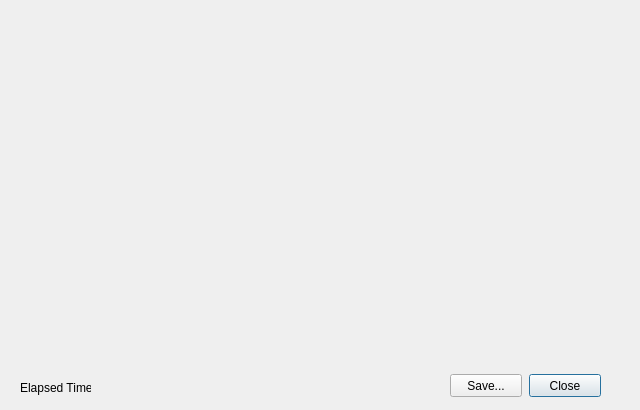
<?xml version="1.0" encoding="UTF-8"?>
<ui version="4.0">
 <class>RenderViewer</class>
 <widget class="QDialog" name="RenderViewer">
  <property name="windowModality">
   <enum>Qt::WindowModal</enum>
  </property>
  <property name="geometry">
   <rect>
    <x>0</x>
    <y>0</y>
    <width>640</width>
    <height>410</height>
   </rect>
  </property>
  <property name="minimumSize">
   <size>
    <width>640</width>
    <height>410</height>
   </size>
  </property>
  <property name="maximumSize">
   <size>
    <width>640</width>
    <height>410</height>
   </size>
  </property>
  <property name="windowTitle">
   <string>Render Viewer</string>
  </property>
  <property name="modal">
   <bool>true</bool>
  </property>
  <widget class="QLabel" name="imageViewer">
   <property name="geometry">
    <rect>
     <x>0</x>
     <y>0</y>
     <width>640</width>
     <height>360</height>
    </rect>
   </property>
   <property name="minimumSize">
    <size>
     <width>640</width>
     <height>360</height>
    </size>
   </property>
   <property name="maximumSize">
    <size>
     <width>640</width>
     <height>360</height>
    </size>
   </property>
   <property name="text">
    <string/>
   </property>
   <property name="scaledContents">
    <bool>true</bool>
   </property>
  </widget>
  <widget class="QPushButton" name="closeButton">
   <property name="geometry">
    <rect>
     <x>529</x>
     <y>374</y>
     <width>72</width>
     <height>23</height>
    </rect>
   </property>
   <property name="text">
    <string>Close</string>
   </property>
  </widget>
  <widget class="QPushButton" name="saveButton">
   <property name="geometry">
    <rect>
     <x>450</x>
     <y>374</y>
     <width>72</width>
     <height>23</height>
    </rect>
   </property>
   <property name="text">
    <string>Save...</string>
   </property>
  </widget>
  <widget class="QLabel" name="elapsedTimeLabel">
   <property name="geometry">
    <rect>
     <x>20</x>
     <y>380</y>
     <width>71</width>
     <height>16</height>
    </rect>
   </property>
   <property name="text">
    <string>Elapsed Time:</string>
   </property>
  </widget>
  <widget class="QLabel" name="elapsedTimeValue">
   <property name="geometry">
    <rect>
     <x>100</x>
     <y>380</y>
     <width>101</width>
     <height>16</height>
    </rect>
   </property>
   <property name="font">
    <font>
     <weight>75</weight>
     <bold>true</bold>
    </font>
   </property>
   <property name="text">
    <string/>
   </property>
  </widget>
 </widget>
 <resources/>
 <connections>
  <connection>
   <sender>saveButton</sender>
   <signal>clicked()</signal>
   <receiver>RenderViewer</receiver>
   <slot>saveRender()</slot>
   <hints>
    <hint type="sourcelabel">
     <x>502</x>
     <y>405</y>
    </hint>
    <hint type="destinationlabel">
     <x>329</x>
     <y>214</y>
    </hint>
   </hints>
  </connection>
  <connection>
   <sender>closeButton</sender>
   <signal>clicked()</signal>
   <receiver>RenderViewer</receiver>
   <slot>close()</slot>
   <hints>
    <hint type="sourcelabel">
     <x>583</x>
     <y>405</y>
    </hint>
    <hint type="destinationlabel">
     <x>329</x>
     <y>214</y>
    </hint>
   </hints>
  </connection>
 </connections>
 <slots>
  <slot>saveRender()</slot>
 </slots>
</ui>
